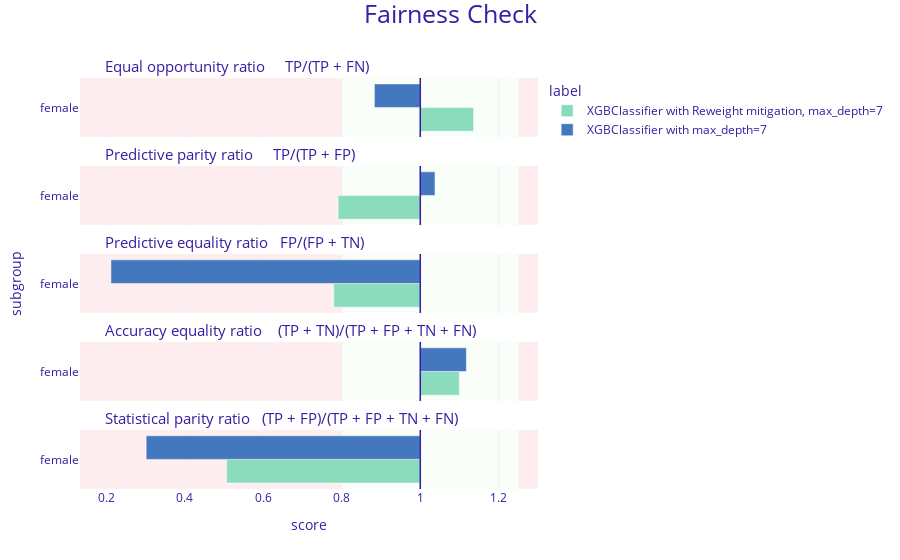

Notebook code for this chart:
### Code cell
fobject_reweight.plot(fobject)

### Figure 1 — Plotly figure (JSON) as saved in the notebook; plotly's stock layout.template omitted (floating-point values rounded to 4 significant figures)
{"data": [{"alignmentgroup": "True", "customdata": [["female", 1.136, "XGBClassifier with Reweight mitigation, max_depth=7"]], "hovertemplate": "<b>%{customdata[2]}</b><br>Subgroup: %{customdata[0]}<br>Score: %{customdata[1]}<br><extra></extra>", "legendgroup": "XGBClassifier with Reweight mitigation, max_depth=7", "marker": {"color": "#8bdcbe", "pattern": {"shape": ""}}, "name": "XGBClassifier with Reweight mitigation, max_depth=7", "offsetgroup": "XGBClassifier with Reweight mitigation, max_depth=7", "orientation": "h", "showlegend": true, "textposition": "auto", "type": "bar", "x": [0.1359], "xaxis": "x5", "y": [0.5], "yaxis": "y5"}, {"alignmentgroup": "True", "customdata": [["female", 0.791, "XGBClassifier with Reweight mitigation, max_depth=7"]], "hovertemplate": "<b>%{customdata[2]}</b><br>Subgroup: %{customdata[0]}<br>Score: %{customdata[1]}<br><extra></extra>", "legendgroup": "XGBClassifier with Reweight mitigation, max_depth=7", "marker": {"color": "#8bdcbe", "pattern": {"shape": ""}}, "name": "XGBClassifier with Reweight mitigation, max_depth=7", "offsetgroup": "XGBClassifier with Reweight mitigation, max_depth=7", "orientation": "h", "showlegend": false, "textposition": "auto", "type": "bar", "x": [-0.2093], "xaxis": "x4", "y": [0.5], "yaxis": "y4"}, {"alignmentgroup": "True", "customdata": [["female", 0.78, "XGBClassifier with Reweight mitigation, max_depth=7"]], "hovertemplate": "<b>%{customdata[2]}</b><br>Subgroup: %{customdata[0]}<br>Score: %{customdata[1]}<br><extra></extra>", "legendgroup": "XGBClassifier with Reweight mitigation, max_depth=7", "marker": {"color": "#8bdcbe", "pattern": {"shape": ""}}, "name": "XGBClassifier with Reweight mitigation, max_depth=7", "offsetgroup": "XGBClassifier with Reweight mitigation, max_depth=7", "orientation": "h", "showlegend": false, "textposition": "auto", "type": "bar", "x": [-0.2203], "xaxis": "x3", "y": [0.5], "yaxis": "y3"}, {"alignmentgroup": "True", "customdata": [["female", 1.1, "XGBClassifier with Reweight mitigation, max_depth=7"]], "hovertemplate": "<b>%{customdata[2]}</b><br>Subgroup: %{customdata[0]}<br>Score: %{customdata[1]}<br><extra></extra>", "legendgroup": "XGBClassifier with Reweight mitigation, max_depth=7", "marker": {"color": "#8bdcbe", "pattern": {"shape": ""}}, "name": "XGBClassifier with Reweight mitigation, max_depth=7", "offsetgroup": "XGBClassifier with Reweight mitigation, max_depth=7", "orientation": "h", "showlegend": false, "textposition": "auto", "type": "bar", "x": [0.09953], "xaxis": "x2", "y": [0.5], "yaxis": "y2"}, {"alignmentgroup": "True", "customdata": [["female", 0.507, "XGBClassifier with Reweight mitigation, max_depth=7"]], "hovertemplate": "<b>%{customdata[2]}</b><br>Subgroup: %{customdata[0]}<br>Score: %{customdata[1]}<br><extra></extra>", "legendgroup": "XGBClassifier with Reweight mitigation, max_depth=7", "marker": {"color": "#8bdcbe", "pattern": {"shape": ""}}, "name": "XGBClassifier with Reweight mitigation, max_depth=7", "offsetgroup": "XGBClassifier with Reweight mitigation, max_depth=7", "orientation": "h", "showlegend": false, "textposition": "auto", "type": "bar", "x": [-0.4934], "xaxis": "x", "y": [0.5], "yaxis": "y"}, {"alignmentgroup": "True", "customdata": [["female", 0.883, "XGBClassifier with max_depth=7"]], "hovertemplate": "<b>%{customdata[2]}</b><br>Subgroup: %{customdata[0]}<br>Score: %{customdata[1]}<br><extra></extra>", "legendgroup": "XGBClassifier with max_depth=7", "marker": {"color": "#4378bf", "pattern": {"shape": ""}}, "name": "XGBClassifier with max_depth=7", "offsetgroup": "XGBClassifier with max_depth=7", "orientation": "h", "showlegend": true, "textposition": "auto", "type": "bar", "x": [-0.1169], "xaxis": "x5", "y": [0.5], "yaxis": "y5"}, {"alignmentgroup": "True", "customdata": [["female", 1.038, "XGBClassifier with max_depth=7"]], "hovertemplate": "<b>%{customdata[2]}</b><br>Subgroup: %{customdata[0]}<br>Score: %{customdata[1]}<br><extra></extra>", "legendgroup": "XGBClassifier with max_depth=7", "marker": {"color": "#4378bf", "pattern": {"shape": ""}}, "name": "XGBClassifier with max_depth=7", "offsetgroup": "XGBClassifier with max_depth=7", "orientation": "h", "showlegend": false, "textposition": "auto", "type": "bar", "x": [0.03752], "xaxis": "x4", "y": [0.5], "yaxis": "y4"}, {"alignmentgroup": "True", "customdata": [["female", 0.212, "XGBClassifier with max_depth=7"]], "hovertemplate": "<b>%{customdata[2]}</b><br>Subgroup: %{customdata[0]}<br>Score: %{customdata[1]}<br><extra></extra>", "legendgroup": "XGBClassifier with max_depth=7", "marker": {"color": "#4378bf", "pattern": {"shape": ""}}, "name": "XGBClassifier with max_depth=7", "offsetgroup": "XGBClassifier with max_depth=7", "orientation": "h", "showlegend": false, "textposition": "auto", "type": "bar", "x": [-0.7882], "xaxis": "x3", "y": [0.5], "yaxis": "y3"}, {"alignmentgroup": "True", "customdata": [["female", 1.117, "XGBClassifier with max_depth=7"]], "hovertemplate": "<b>%{customdata[2]}</b><br>Subgroup: %{customdata[0]}<br>Score: %{customdata[1]}<br><extra></extra>", "legendgroup": "XGBClassifier with max_depth=7", "marker": {"color": "#4378bf", "pattern": {"shape": ""}}, "name": "XGBClassifier with max_depth=7", "offsetgroup": "XGBClassifier with max_depth=7", "orientation": "h", "showlegend": false, "textposition": "auto", "type": "bar", "x": [0.1174], "xaxis": "x2", "y": [0.5], "yaxis": "y2"}, {"alignmentgroup": "True", "customdata": [["female", 0.302, "XGBClassifier with max_depth=7"]], "hovertemplate": "<b>%{customdata[2]}</b><br>Subgroup: %{customdata[0]}<br>Score: %{customdata[1]}<br><extra></extra>", "legendgroup": "XGBClassifier with max_depth=7", "marker": {"color": "#4378bf", "pattern": {"shape": ""}}, "name": "XGBClassifier with max_depth=7", "offsetgroup": "XGBClassifier with max_depth=7", "orientation": "h", "showlegend": false, "textposition": "auto", "type": "bar", "x": [-0.6985], "xaxis": "x", "y": [0.5], "yaxis": "y"}], "layout": {"annotations": [{"font": {"size": 15}, "showarrow": false, "text": "Statistical parity ratio   (TP + FP)/(TP + FP + TN + FN)", "x": 0.05, "xanchor": "left", "xref": "paper", "y": 0.144, "yanchor": "bottom", "yref": "paper"}, {"font": {"size": 15}, "showarrow": false, "text": "Accuracy equality ratio    (TP + TN)/(TP + FP + TN + FN)", "x": 0.05, "xanchor": "left", "xref": "paper", "y": 0.358, "yanchor": "bottom", "yref": "paper"}, {"font": {"size": 15}, "showarrow": false, "text": "Predictive equality ratio   FP/(FP + TN)", "x": 0.05, "xanchor": "left", "xref": "paper", "y": 0.572, "yanchor": "bottom", "yref": "paper"}, {"font": {"size": 15}, "showarrow": false, "text": "Predictive parity ratio     TP/(TP + FP)", "x": 0.05, "xanchor": "left", "xref": "paper", "y": 0.786, "yanchor": "bottom", "yref": "paper"}, {"font": {"size": 15}, "showarrow": false, "text": "Equal opportunity ratio     TP/(TP + FN)", "x": 0.05, "xanchor": "left", "xref": "paper", "y": 1, "yanchor": "bottom", "yref": "paper"}], "autosize": true, "barmode": "group", "font": {"color": "#371ea3"}, "legend": {"title": {"text": "label"}, "tracegroupgap": 0}, "margin": {"b": 71, "r": 30, "t": 78}, "shapes": [{"fillcolor": "#f05a71", "layer": "below", "line": {"width": 0}, "opacity": 0.1, "type": "rect", "x0": 0.25, "x1": 0.3, "xref": "x", "y0": 0, "y1": 1, "yref": "y"}, {"fillcolor": "#f05a71", "layer": "below", "line": {"width": 0}, "opacity": 0.1, "type": "rect", "x0": -0.8671, "x1": -0.2, "xref": "x", "y0": 0, "y1": 1, "yref": "y"}, {"fillcolor": "#c7f5bf", "layer": "below", "line": {"width": 0}, "opacity": 0.1, "type": "rect", "x0": -0.2, "x1": 0.25, "xref": "x", "y0": 0, "y1": 1, "yref": "y"}, {"line": {"color": "#371ea3", "width": 1.5}, "type": "line", "x0": 0, "x1": 0, "xref": "x", "y0": 0, "y1": 1, "yref": "y"}, {"fillcolor": "#f05a71", "layer": "below", "line": {"width": 0}, "opacity": 0.1, "type": "rect", "x0": 0.25, "x1": 0.3, "xref": "x", "y0": 0, "y1": 1, "yref": "y2"}, {"fillcolor": "#f05a71", "layer": "below", "line": {"width": 0}, "opacity": 0.1, "type": "rect", "x0": -0.8671, "x1": -0.2, "xref": "x", "y0": 0, "y1": 1, "yref": "y2"}, {"fillcolor": "#c7f5bf", "layer": "below", "line": {"width": 0}, "opacity": 0.1, "type": "rect", "x0": -0.2, "x1": 0.25, "xref": "x", "y0": 0, "y1": 1, "yref": "y2"}, {"line": {"color": "#371ea3", "width": 1.5}, "type": "line", "x0": 0, "x1": 0, "xref": "x", "y0": 0, "y1": 1, "yref": "y2"}, {"fillcolor": "#f05a71", "layer": "below", "line": {"width": 0}, "opacity": 0.1, "type": "rect", "x0": 0.25, "x1": 0.3, "xref": "x", "y0": 0, "y1": 1, "yref": "y3"}, {"fillcolor": "#f05a71", "layer": "below", "line": {"width": 0}, "opacity": 0.1, "type": "rect", "x0": -0.8671, "x1": -0.2, "xref": "x", "y0": 0, "y1": 1, "yref": "y3"}, {"fillcolor": "#c7f5bf", "layer": "below", "line": {"width": 0}, "opacity": 0.1, "type": "rect", "x0": -0.2, "x1": 0.25, "xref": "x", "y0": 0, "y1": 1, "yref": "y3"}, {"line": {"color": "#371ea3", "width": 1.5}, "type": "line", "x0": 0, "x1": 0, "xref": "x", "y0": 0, "y1": 1, "yref": "y3"}, {"fillcolor": "#f05a71", "layer": "below", "line": {"width": 0}, "opacity": 0.1, "type": "rect", "x0": 0.25, "x1": 0.3, "xref": "x", "y0": 0, "y1": 1, "yref": "y4"}, {"fillcolor": "#f05a71", "layer": "below", "line": {"width": 0}, "opacity": 0.1, "type": "rect", "x0": -0.8671, "x1": -0.2, "xref": "x", "y0": 0, "y1": 1, "yref": "y4"}, {"fillcolor": "#c7f5bf", "layer": "below", "line": {"width": 0}, "opacity": 0.1, "type": "rect", "x0": -0.2, "x1": 0.25, "xref": "x", "y0": 0, "y1": 1, "yref": "y4"}, {"line": {"color": "#371ea3", "width": 1.5}, "type": "line", "x0": 0, "x1": 0, "xref": "x", "y0": 0, "y1": 1, "yref": "y4"}, {"fillcolor": "#f05a71", "layer": "below", "line": {"width": 0}, "opacity": 0.1, "type": "rect", "x0": 0.25, "x1": 0.3, "xref": "x", "y0": 0, "y1": 1, "yref": "y5"}, {"fillcolor": "#f05a71", "layer": "below", "line": {"width": 0}, "opacity": 0.1, "type": "rect", "x0": -0.8671, "x1": -0.2, "xref": "x", "y0": 0, "y1": 1, "yref": "y5"}, {"fillcolor": "#c7f5bf", "layer": "below", "line": {"width": 0}, "opacity": 0.1, "type": "rect", "x0": -0.2, "x1": 0.25, "xref": "x", "y0": 0, "y1": 1, "yref": "y5"}, {"line": {"color": "#371ea3", "width": 1.5}, "type": "line", "x0": 0, "x1": 0, "xref": "x", "y0": 0, "y1": 1, "yref": "y5"}], "title": {"font": {"size": 25}, "text": "Fairness Check", "x": 0.5, "y": 0.99}, "xaxis": {"anchor": "y", "domain": [0, 1], "range": [-0.8671, 0.3], "ticktext": [0, 0.2, 0.4, 0.6, 0.8, 1, 1.2, 1], "tickvals": [-1, -0.8, -0.6, -0.4, -0.2, 0, 0.2, 0], "title": {"text": "score"}, "type": "linear"}, "xaxis2": {"anchor": "y2", "domain": [0, 1], "matches": "x", "range": [-0.8671, 0.3], "showticklabels": false, "ticktext": [0, 0.2, 0.4, 0.6, 0.8, 1, 1.2, 1], "tickvals": [-1, -0.8, -0.6, -0.4, -0.2, 0, 0.2, 0], "type": "linear"}, "xaxis3": {"anchor": "y3", "domain": [0, 1], "matches": "x", "range": [-0.8671, 0.3], "showticklabels": false, "ticktext": [0, 0.2, 0.4, 0.6, 0.8, 1, 1.2, 1], "tickvals": [-1, -0.8, -0.6, -0.4, -0.2, 0, 0.2, 0], "type": "linear"}, "xaxis4": {"anchor": "y4", "domain": [0, 1], "matches": "x", "range": [-0.8671, 0.3], "showticklabels": false, "ticktext": [0, 0.2, 0.4, 0.6, 0.8, 1, 1.2, 1], "tickvals": [-1, -0.8, -0.6, -0.4, -0.2, 0, 0.2, 0], "type": "linear"}, "xaxis5": {"anchor": "y5", "domain": [0, 1], "matches": "x", "range": [-0.8671, 0.3], "showticklabels": false, "ticktext": [0, 0.2, 0.4, 0.6, 0.8, 1, 1.2, 1], "tickvals": [-1, -0.8, -0.6, -0.4, -0.2, 0, 0.2, 0], "type": "linear"}, "yaxis": {"anchor": "x", "domain": [0, 0.144], "range": [0, 1], "showgrid": false, "ticktext": ["female"], "tickvals": [0.5], "title": {"text": ""}, "type": "linear", "zeroline": false}, "yaxis2": {"anchor": "x2", "domain": [0.214, 0.358], "matches": "y", "range": [0, 1], "showgrid": false, "ticktext": ["female"], "tickvals": [0.5], "title": {"text": ""}, "type": "linear", "zeroline": false}, "yaxis3": {"anchor": "x3", "domain": [0.428, 0.572], "matches": "y", "range": [0, 1], "showgrid": false, "ticktext": ["female"], "tickvals": [0.5], "title": {"text": "subgroup"}, "type": "linear", "zeroline": false}, "yaxis4": {"anchor": "x4", "domain": [0.642, 0.786], "matches": "y", "range": [0, 1], "showgrid": false, "ticktext": ["female"], "tickvals": [0.5], "title": {"text": ""}, "type": "linear", "zeroline": false}, "yaxis5": {"anchor": "x5", "domain": [0.856, 1], "matches": "y", "range": [0, 1], "showgrid": false, "ticktext": ["female"], "tickvals": [0.5], "title": {"text": ""}, "type": "linear", "zeroline": false}}}
